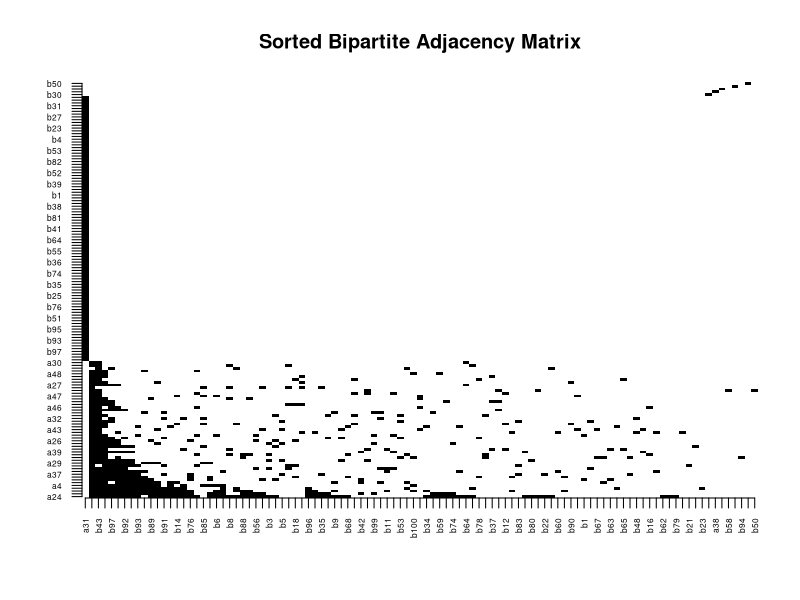

R code for this plot:
# http://www.networkatlas.eu/exercises/32/3/data.txt contains
# a nested bipartite network. Draw its adjacency matrix, sorting
# rows and columns by their degree.

library(here)
library(igraph)

# Loading the edge list
edges <- read.table("data.txt", stringsAsFactors = FALSE)
colnames(edges) <- c("from", "to")

# Building bipartite graph
# Assuming 'from' are type A (start with 'a'), 'to' are type B (start with 'b')
g <- graph_from_data_frame(edges, directed = FALSE)

# Identifying type A and type B nodes
typeA <- unique(edges$from)
typeB <- unique(edges$to)

# Solution

# Creating adjacency matrix (rows: typeA, cols: typeB)
adj_mat <- matrix(0, nrow = length(typeA), ncol = length(typeB),
                  dimnames = list(typeA, typeB))
for(i in seq_len(nrow(edges))) {
  adj_mat[edges$from[i], edges$to[i]] <- 1
}

# Sorting rows and columns by degree
row_deg <- rowSums(adj_mat)
col_deg <- colSums(adj_mat)
adj_mat_sorted <- adj_mat[order(row_deg, decreasing=TRUE),
                          order(col_deg, decreasing=TRUE)]

# Plotting the adjacency matrix
image(adj_mat_sorted, axes=FALSE, col=c("white", "black"),
      main="Sorted Bipartite Adjacency Matrix")
# Adding axis labels
axis(1, at = seq(0, 1, length.out = nrow(adj_mat_sorted)),
     labels = rownames(adj_mat_sorted), las = 2, cex.axis = 0.5)
axis(2, at = seq(0, 1, length.out = ncol(adj_mat_sorted)),
     labels = colnames(adj_mat_sorted), las = 2, cex.axis = 0.5)
